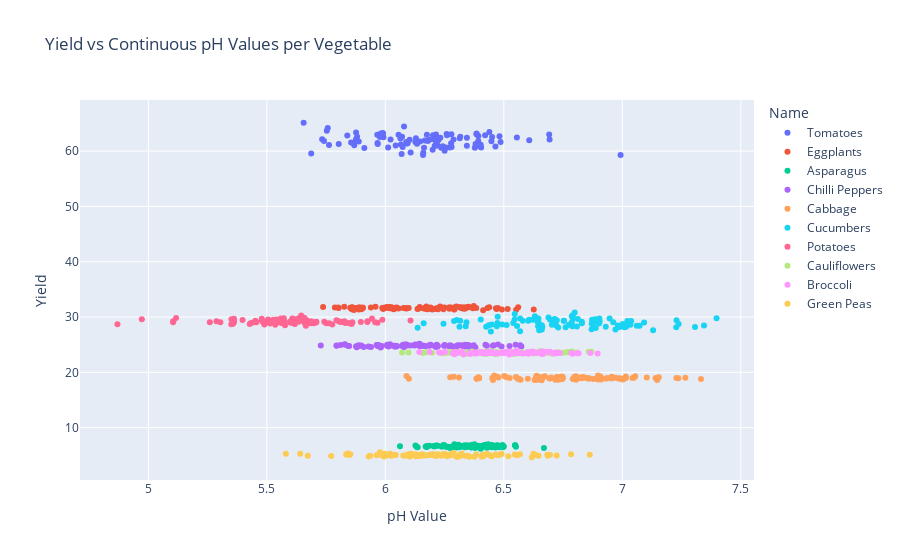

Here is the notebook cell this chart was saved with:
### Markdown cell above
#### pH and yield per vegetable

### Code cell
fig_scatter = px.scatter(
    veg_data, 
    x='pH', 
    y='Yield', 
    color='Name', 
    title='Yield vs Continuous pH Values per Vegetable',
    labels={'pH': 'pH Value', 'Yield': 'Yield'},
    hover_data=['Name', 'pH', 'Yield']
)

fig_scatter.show()

### Figure 1 — Plotly figure (JSON) as saved in the notebook; plotly's stock layout.template omitted (floating-point values rounded to 4 significant figures)
{"data": [{"customdata": [["Tomatoes"], ["Tomatoes"], ["Tomatoes"], ["Tomatoes"], ["Tomatoes"], ["Tomatoes"], ["Tomatoes"], ["Tomatoes"], ["Tomatoes"], ["Tomatoes"], ["Tomatoes"], ["Tomatoes"], ["Tomatoes"], ["Tomatoes"], ["Tomatoes"], ["Tomatoes"], ["Tomatoes"], ["Tomatoes"], ["Tomatoes"], ["Tomatoes"], ["Tomatoes"], ["Tomatoes"], ["Tomatoes"], ["Tomatoes"], ["Tomatoes"], ["Tomatoes"], ["Tomatoes"], ["Tomatoes"], ["Tomatoes"], ["Tomatoes"], ["Tomatoes"], ["Tomatoes"], ["Tomatoes"], ["Tomatoes"], ["Tomatoes"], ["Tomatoes"], ["Tomatoes"], ["Tomatoes"], ["Tomatoes"], ["Tomatoes"], ["Tomatoes"], ["Tomatoes"], ["Tomatoes"], ["Tomatoes"], ["Tomatoes"], ["Tomatoes"], ["Tomatoes"], ["Tomatoes"], ["Tomatoes"], ["Tomatoes"], ["Tomatoes"], ["Tomatoes"], ["Tomatoes"], ["Tomatoes"], ["Tomatoes"], ["Tomatoes"], ["Tomatoes"], ["Tomatoes"], ["Tomatoes"], ["Tomatoes"], ["Tomatoes"], ["Tomatoes"], ["Tomatoes"], ["Tomatoes"], ["Tomatoes"], ["Tomatoes"], ["Tomatoes"], ["Tomatoes"], ["Tomatoes"], ["Tomatoes"], ["Tomatoes"], ["Tomatoes"], ["Tomatoes"], ["Tomatoes"], ["Tomatoes"], ["Tomatoes"], ["Tomatoes"], ["Tomatoes"], ["Tomatoes"], ["Tomatoes"], ["Tomatoes"], ["Tomatoes"], ["Tomatoes"], ["Tomatoes"], ["Tomatoes"], ["Tomatoes"], ["Tomatoes"], ["Tomatoes"], ["Tomatoes"], ["Tomatoes"], ["Tomatoes"], ["Tomatoes"], ["Tomatoes"], ["Tomatoes"], ["Tomatoes"], ["Tomatoes"], ["Tomatoes"], ["Tomatoes"], ["Tomatoes"], ["Tomatoes"]], "hovertemplate": "Name=%{customdata[0]}<br>pH Value=%{x}<br>Yield=%{y}<extra></extra>", "legendgroup": "Tomatoes", "marker": {"color": "#636efa", "symbol": "circle"}, "mode": "markers", "name": "Tomatoes", "orientation": "v", "showlegend": true, "type": "scatter", "x": [6.272, 6.378, 6.094, 6.402, 5.803, 5.872, 6.071, 5.967, 6.056, 6.088, 6.396, 6.2, 6.079, 6.393, 6.066, 6.993, 6.465, 6.127, 6.201, 6.486, 6.451, 6.022, 6.387, 6.439, 6.069, 6.102, 6.691, 6.012, 5.839, 5.992, 5.98, 6.421, 6.482, 5.876, 6.16, 6.607, 6.236, 6.205, 6.279, 6.186, 6.215, 6.214, 6.278, 6.163, 6.242, 6.314, 6.219, 6.22, 6.159, 6.213, 6.091, 6.28, 6.288, 6.385, 5.733, 5.877, 6.044, 6.392, 6.693, 6.26, 6.259, 5.753, 5.762, 5.977, 6.129, 5.888, 5.741, 6.179, 5.99, 5.968, 6.219, 6.208, 5.869, 6.175, 5.655, 5.757, 6.133, 5.856, 6.256, 6.223, 5.881, 6.385, 5.966, 6.064, 6.232, 6.146, 6.25, 5.989, 6.073, 6.344, 6.107, 5.911, 6.316, 5.687, 6.344, 6.381, 6.404, 6.167, 6.555, 6.448], "xaxis": "x", "y": [60.65, 60.62, 61.4, 61.13, 61.26, 61.62, 62.58, 61.48, 62.96, 61.67, 60.97, 60.24, 64.45, 62.72, 61.19, 59.3, 60.84, 61.65, 62.86, 61.62, 62.53, 62.11, 61.23, 63.48, 59.47, 62.05, 63.02, 60.66, 62.82, 62.52, 63.17, 62.89, 62.69, 62.14, 59.69, 61.98, 60.59, 62.14, 63.06, 62.05, 62.23, 62.98, 61.43, 60.59, 60.87, 62.34, 62.02, 61.03, 59.3, 61.22, 61.36, 60.74, 62.08, 63.03, 62.13, 63.37, 61.02, 61.81, 62.08, 62.88, 63.08, 63.66, 61.12, 62.55, 62.31, 61.74, 61.83, 61.81, 63.13, 61.31, 62.4, 60.92, 61.04, 62.96, 65.13, 64.18, 61.34, 61.56, 60.67, 61.98, 62.6, 63.2, 62.96, 62.28, 62.42, 61.75, 60.05, 63.26, 60.76, 62.41, 59.77, 60.56, 62.58, 59.56, 60.96, 61.28, 60.64, 61.92, 62.44, 61.79], "yaxis": "y"}, {"customdata": [["Eggplants"], ["Eggplants"], ["Eggplants"], ["Eggplants"], ["Eggplants"], ["Eggplants"], ["Eggplants"], ["Eggplants"], ["Eggplants"], ["Eggplants"], ["Eggplants"], ["Eggplants"], ["Eggplants"], ["Eggplants"], ["Eggplants"], ["Eggplants"], ["Eggplants"], ["Eggplants"], ["Eggplants"], ["Eggplants"], ["Eggplants"], ["Eggplants"], ["Eggplants"], ["Eggplants"], ["Eggplants"], ["Eggplants"], ["Eggplants"], ["Eggplants"], ["Eggplants"], ["Eggplants"], ["Eggplants"], ["Eggplants"], ["Eggplants"], ["Eggplants"], ["Eggplants"], ["Eggplants"], ["Eggplants"], ["Eggplants"], ["Eggplants"], ["Eggplants"], ["Eggplants"], ["Eggplants"], ["Eggplants"], ["Eggplants"], ["Eggplants"], ["Eggplants"], ["Eggplants"], ["Eggplants"], ["Eggplants"], ["Eggplants"], ["Eggplants"], ["Eggplants"], ["Eggplants"], ["Eggplants"], ["Eggplants"], ["Eggplants"], ["Eggplants"], ["Eggplants"], ["Eggplants"], ["Eggplants"], ["Eggplants"], ["Eggplants"], ["Eggplants"], ["Eggplants"], ["Eggplants"], ["Eggplants"], ["Eggplants"], ["Eggplants"], ["Eggplants"], ["Eggplants"], ["Eggplants"], ["Eggplants"], ["Eggplants"], ["Eggplants"], ["Eggplants"], ["Eggplants"], ["Eggplants"], ["Eggplants"], ["Eggplants"], ["Eggplants"], ["Eggplants"], ["Eggplants"], ["Eggplants"], ["Eggplants"], ["Eggplants"], ["Eggplants"], ["Eggplants"], ["Eggplants"], ["Eggplants"], ["Eggplants"], ["Eggplants"], ["Eggplants"], ["Eggplants"], ["Eggplants"], ["Eggplants"], ["Eggplants"], ["Eggplants"], ["Eggplants"], ["Eggplants"], ["Eggplants"]], "hovertemplate": "Name=%{customdata[0]}<br>pH Value=%{x}<br>Yield=%{y}<extra></extra>", "legendgroup": "Eggplants", "marker": {"color": "#EF553B", "symbol": "circle"}, "mode": "markers", "name": "Eggplants", "orientation": "v", "showlegend": true, "type": "scatter", "x": [5.86, 5.894, 6.431, 5.991, 6.319, 6.335, 6.148, 5.826, 6.048, 6.035, 6.216, 6.056, 6.145, 6.208, 5.899, 6.561, 5.887, 6.027, 6.25, 5.958, 6.022, 5.996, 6.326, 6.351, 6.373, 6.038, 6.271, 6.291, 6.192, 5.853, 6.413, 6.438, 5.906, 6.173, 6.222, 6.018, 6.183, 6.47, 5.987, 6.165, 6.22, 5.859, 5.939, 6.136, 5.852, 6.177, 6.516, 5.871, 5.992, 6.373, 6.27, 6.384, 6.015, 6.198, 6.14, 6.093, 6.226, 6.005, 6.039, 6.552, 5.803, 5.887, 6.045, 6.192, 6.369, 6.28, 6.29, 6.087, 5.904, 6.036, 6.347, 6.012, 6.099, 6.245, 5.737, 6.168, 6.492, 6.475, 5.888, 6.312, 6.231, 5.875, 6.081, 6.467, 6.19, 6.346, 5.867, 6.021, 6.3, 6.077, 6.331, 6.317, 6.169, 6.218, 6.289, 5.787, 5.801, 6.626, 6.245, 5.86], "xaxis": "x", "y": [31.78, 31.7, 31.64, 31.46, 31.72, 31.49, 31.62, 31.88, 31.73, 31.39, 31.49, 31.55, 31.8, 31.49, 31.42, 31.79, 31.66, 31.76, 31.75, 31.85, 31.6, 31.64, 31.53, 31.85, 31.79, 31.57, 31.76, 31.34, 31.58, 31.62, 31.21, 31.77, 31.62, 31.89, 31.41, 31.84, 31.52, 31.44, 31.65, 31.48, 31.64, 31.39, 31.74, 31.43, 31.67, 31.42, 31.45, 31.6, 31.69, 31.97, 31.51, 31.65, 31.72, 31.37, 31.53, 31.59, 31.66, 31.83, 31.57, 31.34, 31.64, 31.36, 31.69, 31.58, 31.6, 31.68, 31.74, 31.55, 31.72, 31.46, 31.72, 31.63, 31.65, 31.69, 31.83, 31.63, 31.36, 31.62, 31.71, 31.79, 31.89, 31.62, 31.62, 31.59, 31.74, 31.81, 31.27, 31.57, 31.89, 31.62, 31.77, 31.71, 31.62, 31.48, 31.41, 31.73, 31.71, 31.35, 31.4, 31.73], "yaxis": "y"}, {"customdata": [["Asparagus"], ["Asparagus"], ["Asparagus"], ["Asparagus"], ["Asparagus"], ["Asparagus"], ["Asparagus"], ["Asparagus"], ["Asparagus"], ["Asparagus"], ["Asparagus"], ["Asparagus"], ["Asparagus"], ["Asparagus"], ["Asparagus"], ["Asparagus"], ["Asparagus"], ["Asparagus"], ["Asparagus"], ["Asparagus"], ["Asparagus"], ["Asparagus"], ["Asparagus"], ["Asparagus"], ["Asparagus"], ["Asparagus"], ["Asparagus"], ["Asparagus"], ["Asparagus"], ["Asparagus"], ["Asparagus"], ["Asparagus"], ["Asparagus"], ["Asparagus"], ["Asparagus"], ["Asparagus"], ["Asparagus"], ["Asparagus"], ["Asparagus"], ["Asparagus"], ["Asparagus"], ["Asparagus"], ["Asparagus"], ["Asparagus"], ["Asparagus"], ["Asparagus"], ["Asparagus"], ["Asparagus"], ["Asparagus"], ["Asparagus"], ["Asparagus"], ["Asparagus"], ["Asparagus"], ["Asparagus"], ["Asparagus"], ["Asparagus"], ["Asparagus"], ["Asparagus"], ["Asparagus"], ["Asparagus"], ["Asparagus"], ["Asparagus"], ["Asparagus"], ["Asparagus"], ["Asparagus"], ["Asparagus"], ["Asparagus"], ["Asparagus"], ["Asparagus"], ["Asparagus"], ["Asparagus"], ["Asparagus"], ["Asparagus"], ["Asparagus"], ["Asparagus"], ["Asparagus"], ["Asparagus"], ["Asparagus"], ["Asparagus"], ["Asparagus"], ["Asparagus"], ["Asparagus"], ["Asparagus"], ["Asparagus"], ["Asparagus"], ["Asparagus"], ["Asparagus"], ["Asparagus"], ["Asparagus"], ["Asparagus"], ["Asparagus"], ["Asparagus"], ["Asparagus"], ["Asparagus"], ["Asparagus"], ["Asparagus"], ["Asparagus"], ["Asparagus"], ["Asparagus"], ["Asparagus"]], "hovertemplate": "Name=%{customdata[0]}<br>pH Value=%{x}<br>Yield=%{y}<extra></extra>", "legendgroup": "Asparagus", "marker": {"color": "#00cc96", "symbol": "circle"}, "mode": "markers", "name": "Asparagus", "orientation": "v", "showlegend": true, "type": "scatter", "x": [6.333, 6.316, 6.547, 6.333, 6.221, 6.472, 6.136, 6.341, 6.176, 6.417, 6.449, 6.254, 6.482, 6.456, 6.204, 6.471, 6.291, 6.373, 6.362, 6.362, 6.365, 6.341, 6.434, 6.312, 6.335, 6.305, 6.175, 6.429, 6.291, 6.392, 6.407, 6.258, 6.276, 6.187, 6.453, 6.448, 6.309, 6.309, 6.478, 6.402, 6.343, 6.494, 6.364, 6.368, 6.336, 6.423, 6.468, 6.295, 6.5, 6.421, 6.237, 6.362, 6.3, 6.551, 6.342, 6.249, 6.304, 6.062, 6.302, 6.376, 6.416, 6.24, 6.409, 6.322, 6.288, 6.301, 6.332, 6.451, 6.32, 6.399, 6.289, 6.345, 6.496, 6.431, 6.48, 6.266, 6.462, 6.131, 6.216, 6.17, 6.374, 6.379, 6.294, 6.384, 6.464, 6.211, 6.431, 6.548, 6.268, 6.404, 6.669, 6.175, 6.273, 6.276, 6.245, 6.425, 6.376, 6.206, 6.127, 6.309], "xaxis": "x", "y": [6.612, 6.591, 6.832, 6.627, 6.744, 6.838, 6.458, 6.565, 6.671, 6.608, 6.803, 6.648, 6.438, 6.679, 6.668, 6.558, 6.558, 6.825, 6.393, 6.845, 6.615, 6.577, 7.011, 6.45, 6.45, 6.612, 6.52, 6.382, 7.012, 6.724, 6.664, 6.519, 6.442, 6.731, 6.497, 6.473, 6.596, 6.9, 6.603, 6.181, 6.682, 6.88, 6.577, 6.733, 6.785, 6.903, 6.789, 6.516, 6.571, 6.692, 6.615, 6.459, 6.597, 6.548, 6.523, 6.811, 6.739, 6.657, 6.727, 6.576, 6.82, 6.596, 6.597, 6.603, 6.621, 6.429, 6.776, 6.842, 6.631, 6.646, 6.701, 6.822, 6.452, 6.704, 6.708, 6.504, 6.614, 6.569, 6.761, 6.603, 6.621, 6.335, 6.693, 6.575, 6.405, 6.742, 6.757, 6.831, 6.489, 6.293, 6.324, 6.599, 6.315, 6.392, 6.855, 6.641, 6.992, 6.59, 6.784, 6.821], "yaxis": "y"}, {"customdata": [["Chilli Peppers"], ["Chilli Peppers"], ["Chilli Peppers"], ["Chilli Peppers"], ["Chilli Peppers"], ["Chilli Peppers"], ["Chilli Peppers"], ["Chilli Peppers"], ["Chilli Peppers"], ["Chilli Peppers"], ["Chilli Peppers"], ["Chilli Peppers"], ["Chilli Peppers"], ["Chilli Peppers"], ["Chilli Peppers"], ["Chilli Peppers"], ["Chilli Peppers"], ["Chilli Peppers"], ["Chilli Peppers"], ["Chilli Peppers"], ["Chilli Peppers"], ["Chilli Peppers"], ["Chilli Peppers"], ["Chilli Peppers"], ["Chilli Peppers"], ["Chilli Peppers"], ["Chilli Peppers"], ["Chilli Peppers"], ["Chilli Peppers"], ["Chilli Peppers"], ["Chilli Peppers"], ["Chilli Peppers"], ["Chilli Peppers"], ["Chilli Peppers"], ["Chilli Peppers"], ["Chilli Peppers"], ["Chilli Peppers"], ["Chilli Peppers"], ["Chilli Peppers"], ["Chilli Peppers"], ["Chilli Peppers"], ["Chilli Peppers"], ["Chilli Peppers"], ["Chilli Peppers"], ["Chilli Peppers"], ["Chilli Peppers"], ["Chilli Peppers"], ["Chilli Peppers"], ["Chilli Peppers"], ["Chilli Peppers"], ["Chilli Peppers"], ["Chilli Peppers"], ["Chilli Peppers"], ["Chilli Peppers"], ["Chilli Peppers"], ["Chilli Peppers"], ["Chilli Peppers"], ["Chilli Peppers"], ["Chilli Peppers"], ["Chilli Peppers"], ["Chilli Peppers"], ["Chilli Peppers"], ["Chilli Peppers"], ["Chilli Peppers"], ["Chilli Peppers"], ["Chilli Peppers"], ["Chilli Peppers"], ["Chilli Peppers"], ["Chilli Peppers"], ["Chilli Peppers"], ["Chilli Peppers"], ["Chilli Peppers"], ["Chilli Peppers"], ["Chilli Peppers"], ["Chilli Peppers"], ["Chilli Peppers"], ["Chilli Peppers"], ["Chilli Peppers"], ["Chilli Peppers"], ["Chilli Peppers"], ["Chilli Peppers"], ["Chilli Peppers"], ["Chilli Peppers"], ["Chilli Peppers"], ["Chilli Peppers"], ["Chilli Peppers"], ["Chilli Peppers"], ["Chilli Peppers"], ["Chilli Peppers"], ["Chilli Peppers"], ["Chilli Peppers"], ["Chilli Peppers"], ["Chilli Peppers"], ["Chilli Peppers"], ["Chilli Peppers"], ["Chilli Peppers"], ["Chilli Peppers"], ["Chilli Peppers"], ["Chilli Peppers"], ["Chilli Peppers"]], "hovertemplate": "Name=%{customdata[0]}<br>pH Value=%{x}<br>Yield=%{y}<extra></extra>", "legendgroup": "Chilli Peppers", "marker": {"color": "#ab63fa", "symbol": "circle"}, "mode": "markers", "name": "Chilli Peppers", "orientation": "v", "showlegend": true, "type": "scatter", "x": [6.04, 6.338, 5.794, 6.214, 5.963, 6.014, 5.967, 6.333, 6.315, 6.191, 6.25, 6.35, 6.147, 6.369, 5.811, 6.491, 6.475, 6.126, 6.422, 6.074, 6.073, 6.454, 5.876, 6.072, 6.273, 6.159, 6.089, 5.829, 5.899, 6.124, 6.55, 6.38, 6.008, 5.939, 6.331, 6.209, 5.847, 6.335, 6.041, 6.049, 6.279, 5.967, 6.17, 6.338, 6.457, 6.355, 6.524, 6.185, 6.305, 6.145, 6.043, 5.843, 6.093, 6.291, 6.078, 5.795, 5.881, 6.032, 5.929, 6.144, 6.14, 6.01, 6.269, 6.163, 6.25, 6.373, 6.283, 5.728, 5.892, 6.221, 5.985, 6.328, 6.349, 6.217, 6.079, 6.35, 6.084, 6.15, 6.02, 6.354, 6.574, 6.248, 6.569, 6.187, 6.211, 6.08, 6.252, 5.887, 6.141, 6.323, 6.298, 5.831, 5.972, 5.879, 6.221, 5.909, 5.98, 6.048, 6.429, 6.107], "xaxis": "x", "y": [24.83, 24.66, 24.79, 24.59, 24.94, 24.69, 24.86, 24.83, 24.91, 25.0, 24.93, 24.94, 24.8, 24.78, 24.93, 24.69, 25.04, 25.05, 24.97, 25.01, 24.71, 24.79, 24.7, 24.8, 24.89, 24.8, 25.03, 25.07, 24.86, 24.85, 25.0, 24.5, 24.98, 24.59, 24.85, 24.7, 24.76, 24.82, 24.63, 24.69, 24.72, 24.75, 24.72, 24.97, 24.91, 24.67, 24.77, 24.89, 24.91, 24.77, 24.78, 24.74, 24.85, 24.66, 24.54, 24.84, 24.63, 24.79, 24.68, 25.16, 25.09, 24.78, 24.72, 24.8, 24.84, 24.89, 24.63, 24.83, 24.81, 24.73, 24.76, 24.72, 24.86, 24.97, 24.66, 24.62, 25.04, 24.96, 25.09, 24.72, 24.67, 24.81, 24.9, 24.82, 24.81, 25.0, 24.86, 24.89, 24.94, 24.87, 24.4, 25.0, 24.93, 24.54, 24.74, 24.57, 24.49, 24.78, 24.82, 24.84], "yaxis": "y"}, {"customdata": [["Cabbage"], ["Cabbage"], ["Cabbage"], ["Cabbage"], ["Cabbage"], ["Cabbage"], ["Cabbage"], ["Cabbage"], ["Cabbage"], ["Cabbage"], ["Cabbage"], ["Cabbage"], ["Cabbage"], ["Cabbage"], ["Cabbage"], ["Cabbage"], ["Cabbage"], ["Cabbage"], ["Cabbage"], ["Cabbage"], ["Cabbage"], ["Cabbage"], ["Cabbage"], ["Cabbage"], ["Cabbage"], ["Cabbage"], ["Cabbage"], ["Cabbage"], ["Cabbage"], ["Cabbage"], ["Cabbage"], ["Cabbage"], ["Cabbage"], ["Cabbage"], ["Cabbage"], ["Cabbage"], ["Cabbage"], ["Cabbage"], ["Cabbage"], ["Cabbage"], ["Cabbage"], ["Cabbage"], ["Cabbage"], ["Cabbage"], ["Cabbage"], ["Cabbage"], ["Cabbage"], ["Cabbage"], ["Cabbage"], ["Cabbage"], ["Cabbage"], ["Cabbage"], ["Cabbage"], ["Cabbage"], ["Cabbage"], ["Cabbage"], ["Cabbage"], ["Cabbage"], ["Cabbage"], ["Cabbage"], ["Cabbage"], ["Cabbage"], ["Cabbage"], ["Cabbage"], ["Cabbage"], ["Cabbage"], ["Cabbage"], ["Cabbage"], ["Cabbage"], ["Cabbage"], ["Cabbage"], ["Cabbage"], ["Cabbage"], ["Cabbage"], ["Cabbage"], ["Cabbage"], ["Cabbage"], ["Cabbage"], ["Cabbage"], ["Cabbage"], ["Cabbage"], ["Cabbage"], ["Cabbage"], ["Cabbage"], ["Cabbage"], ["Cabbage"], ["Cabbage"], ["Cabbage"], ["Cabbage"], ["Cabbage"], ["Cabbage"], ["Cabbage"], ["Cabbage"], ["Cabbage"], ["Cabbage"], ["Cabbage"], ["Cabbage"], ["Cabbage"], ["Cabbage"], ["Cabbage"]], "hovertemplate": "Name=%{customdata[0]}<br>pH Value=%{x}<br>Yield=%{y}<extra></extra>", "legendgroup": "Cabbage", "marker": {"color": "#FFA15A", "symbol": "circle"}, "mode": "markers", "name": "Cabbage", "orientation": "v", "showlegend": true, "type": "scatter", "x": [6.385, 6.749, 6.395, 6.911, 6.939, 6.692, 6.477, 6.646, 6.725, 6.742, 6.936, 6.736, 6.639, 6.791, 6.822, 6.571, 6.831, 7.332, 6.955, 7.141, 6.564, 6.729, 6.472, 6.501, 7.266, 6.89, 6.655, 7.006, 6.651, 6.908, 6.898, 6.525, 7.051, 6.959, 6.66, 7.154, 6.909, 6.834, 6.641, 7.014, 6.274, 6.7, 6.986, 6.454, 6.973, 6.565, 6.551, 6.695, 6.808, 6.665, 6.636, 6.311, 6.858, 7.147, 6.72, 7.001, 6.878, 6.63, 6.901, 6.396, 7.148, 6.561, 6.749, 6.828, 6.732, 6.459, 6.805, 6.717, 7.236, 6.741, 6.86, 6.558, 7.015, 6.897, 7.103, 6.849, 6.511, 6.658, 6.099, 6.393, 6.385, 6.288, 6.805, 7.043, 7.054, 6.956, 6.745, 6.601, 7.149, 6.451, 7.228, 6.746, 6.396, 6.93, 6.839, 6.898, 6.798, 6.089, 6.672, 6.991], "xaxis": "x", "y": [18.88, 18.9, 18.99, 18.7, 18.92, 18.92, 19.08, 19.01, 19.15, 19.18, 18.94, 19.06, 19.38, 18.81, 19.09, 18.66, 19.03, 18.79, 19.22, 18.97, 18.77, 18.65, 19.22, 19.36, 19.03, 18.89, 18.65, 18.8, 19.14, 19.24, 18.72, 18.98, 19.08, 19.0, 18.59, 19.1, 19.01, 19.17, 18.66, 19.25, 19.12, 19.07, 18.82, 18.62, 19.02, 18.81, 19.14, 18.88, 18.9, 19.1, 19.23, 19.06, 18.86, 18.6, 19.05, 18.71, 18.78, 18.61, 18.94, 18.93, 18.94, 18.88, 19.13, 18.92, 18.81, 19.44, 19.29, 18.66, 18.94, 18.76, 18.91, 18.91, 19.0, 18.99, 19.08, 18.98, 19.11, 18.94, 18.82, 19.12, 18.85, 19.19, 18.66, 18.96, 19.28, 18.9, 18.81, 18.86, 18.99, 18.98, 18.97, 19.25, 19.03, 18.86, 19.08, 19.43, 19.2, 19.33, 19.28, 18.95], "yaxis": "y"}, {"customdata": [["Cucumbers"], ["Cucumbers"], ["Cucumbers"], ["Cucumbers"], ["Cucumbers"], ["Cucumbers"], ["Cucumbers"], ["Cucumbers"], ["Cucumbers"], ["Cucumbers"], ["Cucumbers"], ["Cucumbers"], ["Cucumbers"], ["Cucumbers"], ["Cucumbers"], ["Cucumbers"], ["Cucumbers"], ["Cucumbers"], ["Cucumbers"], ["Cucumbers"], ["Cucumbers"], ["Cucumbers"], ["Cucumbers"], ["Cucumbers"], ["Cucumbers"], ["Cucumbers"], ["Cucumbers"], ["Cucumbers"], ["Cucumbers"], ["Cucumbers"], ["Cucumbers"], ["Cucumbers"], ["Cucumbers"], ["Cucumbers"], ["Cucumbers"], ["Cucumbers"], ["Cucumbers"], ["Cucumbers"], ["Cucumbers"], ["Cucumbers"], ["Cucumbers"], ["Cucumbers"], ["Cucumbers"], ["Cucumbers"], ["Cucumbers"], ["Cucumbers"], ["Cucumbers"], ["Cucumbers"], ["Cucumbers"], ["Cucumbers"], ["Cucumbers"], ["Cucumbers"], ["Cucumbers"], ["Cucumbers"], ["Cucumbers"], ["Cucumbers"], ["Cucumbers"], ["Cucumbers"], ["Cucumbers"], ["Cucumbers"], ["Cucumbers"], ["Cucumbers"], ["Cucumbers"], ["Cucumbers"], ["Cucumbers"], ["Cucumbers"], ["Cucumbers"], ["Cucumbers"], ["Cucumbers"], ["Cucumbers"], ["Cucumbers"], ["Cucumbers"], ["Cucumbers"], ["Cucumbers"], ["Cucumbers"], ["Cucumbers"], ["Cucumbers"], ["Cucumbers"], ["Cucumbers"], ["Cucumbers"], ["Cucumbers"], ["Cucumbers"], ["Cucumbers"], ["Cucumbers"], ["Cucumbers"], ["Cucumbers"], ["Cucumbers"], ["Cucumbers"], ["Cucumbers"], ["Cucumbers"], ["Cucumbers"], ["Cucumbers"], ["Cucumbers"], ["Cucumbers"], ["Cucumbers"], ["Cucumbers"], ["Cucumbers"], ["Cucumbers"], ["Cucumbers"], ["Cucumbers"]], "hovertemplate": "Name=%{customdata[0]}<br>pH Value=%{x}<br>Yield=%{y}<extra></extra>", "legendgroup": "Cucumbers", "marker": {"color": "#19d3f3", "symbol": "circle"}, "mode": "markers", "name": "Cucumbers", "orientation": "v", "showlegend": true, "type": "scatter", "x": [7.016, 6.729, 6.829, 7.002, 6.649, 6.696, 6.449, 6.754, 6.711, 6.792, 6.715, 6.63, 7.13, 6.887, 6.313, 6.29, 6.66, 6.93, 6.983, 6.808, 6.136, 6.789, 6.642, 6.512, 6.962, 7.021, 6.799, 6.87, 6.829, 6.58, 7.228, 6.905, 6.878, 6.426, 7.061, 7.307, 6.162, 6.546, 6.403, 7.229, 7.345, 6.316, 6.473, 6.301, 6.903, 6.774, 6.871, 7.034, 6.902, 6.569, 6.622, 6.707, 7.398, 6.689, 6.556, 6.645, 6.872, 6.607, 6.245, 6.569, 6.47, 6.946, 6.787, 6.787, 6.646, 6.753, 6.474, 6.662, 6.631, 7.238, 6.493, 6.437, 6.981, 6.971, 7.038, 6.641, 6.342, 6.761, 6.603, 6.724, 6.546, 6.888, 7.009, 6.646, 6.813, 6.445, 6.339, 7.073, 6.644, 6.66, 7.092, 6.652, 6.722, 7.007, 6.703, 6.54, 6.654, 6.989, 6.791, 6.885], "xaxis": "x", "y": [28.24, 28.09, 29.15, 28.73, 27.63, 29.5, 28.67, 29.34, 29.51, 29.78, 29.65, 29.64, 27.62, 29.13, 28.26, 29.27, 28.53, 28.25, 28.36, 28.28, 28.05, 28.33, 29.14, 28.55, 29.04, 29.3, 30.84, 27.77, 28.87, 29.33, 28.17, 29.14, 28.25, 28.26, 28.44, 28.19, 28.86, 29.57, 29.56, 29.43, 28.47, 29.35, 28.93, 29.46, 29.73, 28.6, 28.78, 28.63, 28.85, 29.71, 29.5, 28.92, 29.8, 29.9, 28.37, 28.32, 29.52, 29.5, 28.78, 27.42, 28.35, 29.72, 29.07, 30.16, 29.23, 29.31, 30.07, 28.24, 30.16, 28.75, 28.66, 28.53, 28.47, 27.76, 29.3, 29.41, 29.05, 28.16, 29.31, 29.42, 30.55, 28.0, 28.17, 29.74, 29.63, 27.39, 28.32, 28.41, 29.2, 27.73, 29.02, 27.71, 28.41, 28.53, 28.62, 28.93, 28.05, 28.2, 30.33, 29.6], "yaxis": "y"}, {"customdata": [["Potatoes"], ["Potatoes"], ["Potatoes"], ["Potatoes"], ["Potatoes"], ["Potatoes"], ["Potatoes"], ["Potatoes"], ["Potatoes"], ["Potatoes"], ["Potatoes"], ["Potatoes"], ["Potatoes"], ["Potatoes"], ["Potatoes"], ["Potatoes"], ["Potatoes"], ["Potatoes"], ["Potatoes"], ["Potatoes"], ["Potatoes"], ["Potatoes"], ["Potatoes"], ["Potatoes"], ["Potatoes"], ["Potatoes"], ["Potatoes"], ["Potatoes"], ["Potatoes"], ["Potatoes"], ["Potatoes"], ["Potatoes"], ["Potatoes"], ["Potatoes"], ["Potatoes"], ["Potatoes"], ["Potatoes"], ["Potatoes"], ["Potatoes"], ["Potatoes"], ["Potatoes"], ["Potatoes"], ["Potatoes"], ["Potatoes"], ["Potatoes"], ["Potatoes"], ["Potatoes"], ["Potatoes"], ["Potatoes"], ["Potatoes"], ["Potatoes"], ["Potatoes"], ["Potatoes"], ["Potatoes"], ["Potatoes"], ["Potatoes"], ["Potatoes"], ["Potatoes"], ["Potatoes"], ["Potatoes"], ["Potatoes"], ["Potatoes"], ["Potatoes"], ["Potatoes"], ["Potatoes"], ["Potatoes"], ["Potatoes"], ["Potatoes"], ["Potatoes"], ["Potatoes"], ["Potatoes"], ["Potatoes"], ["Potatoes"], ["Potatoes"], ["Potatoes"], ["Potatoes"], ["Potatoes"], ["Potatoes"], ["Potatoes"], ["Potatoes"], ["Potatoes"], ["Potatoes"], ["Potatoes"], ["Potatoes"], ["Potatoes"], ["Potatoes"], ["Potatoes"], ["Potatoes"], ["Potatoes"], ["Potatoes"], ["Potatoes"], ["Potatoes"], ["Potatoes"], ["Potatoes"], ["Potatoes"], ["Potatoes"], ["Potatoes"], ["Potatoes"], ["Potatoes"], ["Potatoes"]], "hovertemplate": "Name=%{customdata[0]}<br>pH Value=%{x}<br>Yield=%{y}<extra></extra>", "legendgroup": "Potatoes", "marker": {"color": "#FF6692", "symbol": "circle"}, "mode": "markers", "name": "Potatoes", "orientation": "v", "showlegend": true, "type": "scatter", "x": [5.49, 5.607, 5.751, 5.397, 5.36, 5.598, 5.485, 5.496, 5.667, 5.665, 5.428, 5.764, 5.432, 5.456, 5.304, 5.685, 5.485, 5.666, 5.565, 5.614, 5.633, 5.708, 4.972, 5.925, 5.35, 5.614, 5.643, 5.967, 5.624, 5.577, 5.828, 5.535, 5.957, 5.608, 5.6, 5.776, 5.105, 5.259, 5.794, 5.742, 5.513, 5.547, 5.532, 5.287, 5.618, 5.708, 5.542, 5.602, 6.106, 5.634, 5.861, 5.611, 5.944, 5.539, 5.805, 5.572, 5.924, 5.645, 5.362, 5.539, 5.661, 5.55, 5.478, 5.858, 5.574, 5.658, 5.81, 5.451, 5.479, 5.661, 5.642, 5.53, 5.831, 5.844, 5.117, 5.446, 5.568, 5.56, 5.687, 5.698, 5.614, 5.357, 5.569, 5.559, 5.987, 5.689, 5.104, 5.686, 5.361, 5.562, 5.621, 5.505, 4.869, 5.815, 5.897, 5.527, 5.708, 5.35, 5.514, 5.485], "xaxis": "x", "y": [28.63, 29.76, 28.88, 29.46, 29.31, 29.15, 29.12, 29.0, 29.41, 28.42, 28.76, 28.89, 28.91, 29.05, 29.05, 28.89, 29.04, 29.4, 28.96, 29.63, 29.15, 29.16, 29.61, 29.23, 29.58, 29.02, 29.38, 28.99, 29.48, 28.51, 29.26, 28.61, 29.06, 29.07, 28.97, 28.66, 29.26, 29.05, 29.42, 29.16, 28.96, 29.05, 29.2, 29.23, 28.75, 29.09, 29.47, 29.28, 29.38, 29.78, 29.05, 28.89, 29.73, 29.06, 29.2, 29.76, 29.11, 30.28, 29.09, 29.56, 29.48, 29.39, 29.71, 28.72, 29.17, 29.86, 29.17, 29.33, 29.35, 28.89, 29.31, 29.24, 28.92, 28.93, 29.84, 29.07, 29.01, 29.5, 29.22, 28.9, 29.08, 28.78, 28.88, 29.74, 29.5, 28.98, 29.04, 29.06, 29.69, 28.92, 29.34, 29.55, 28.69, 29.1, 29.09, 29.49, 29.01, 28.71, 28.85, 29.15], "yaxis": "y"}, {"customdata": [["Cauliflowers"], ["Cauliflowers"], ["Cauliflowers"], ["Cauliflowers"], ["Cauliflowers"], ["Cauliflowers"], ["Cauliflowers"], ["Cauliflowers"], ["Cauliflowers"], ["Cauliflowers"], ["Cauliflowers"], ["Cauliflowers"], ["Cauliflowers"], ["Cauliflowers"], ["Cauliflowers"], ["Cauliflowers"], ["Cauliflowers"], ["Cauliflowers"], ["Cauliflowers"], ["Cauliflowers"], ["Cauliflowers"], ["Cauliflowers"], ["Cauliflowers"], ["Cauliflowers"], ["Cauliflowers"], ["Cauliflowers"], ["Cauliflowers"], ["Cauliflowers"], ["Cauliflowers"], ["Cauliflowers"], ["Cauliflowers"], ["Cauliflowers"], ["Cauliflowers"], ["Cauliflowers"], ["Cauliflowers"], ["Cauliflowers"], ["Cauliflowers"], ["Cauliflowers"], ["Cauliflowers"], ["Cauliflowers"], ["Cauliflowers"], ["Cauliflowers"], ["Cauliflowers"], ["Cauliflowers"], ["Cauliflowers"], ["Cauliflowers"], ["Cauliflowers"], ["Cauliflowers"], ["Cauliflowers"], ["Cauliflowers"], ["Cauliflowers"], ["Cauliflowers"], ["Cauliflowers"], ["Cauliflowers"], ["Cauliflowers"], ["Cauliflowers"], ["Cauliflowers"], ["Cauliflowers"], ["Cauliflowers"], ["Cauliflowers"], ["Cauliflowers"], ["Cauliflowers"], ["Cauliflowers"], ["Cauliflowers"], ["Cauliflowers"], ["Cauliflowers"], ["Cauliflowers"], ["Cauliflowers"], ["Cauliflowers"], ["Cauliflowers"], ["Cauliflowers"], ["Cauliflowers"], ["Cauliflowers"], ["Cauliflowers"], ["Cauliflowers"], ["Cauliflowers"], ["Cauliflowers"], ["Cauliflowers"], ["Cauliflowers"], ["Cauliflowers"], ["Cauliflowers"], ["Cauliflowers"], ["Cauliflowers"], ["Cauliflowers"], ["Cauliflowers"], ["Cauliflowers"], ["Cauliflowers"], ["Cauliflowers"], ["Cauliflowers"], ["Cauliflowers"], ["Cauliflowers"], ["Cauliflowers"], ["Cauliflowers"], ["Cauliflowers"], ["Cauliflowers"], ["Cauliflowers"], ["Cauliflowers"], ["Cauliflowers"], ["Cauliflowers"], ["Cauliflowers"]], "hovertemplate": "Name=%{customdata[0]}<br>pH Value=%{x}<br>Yield=%{y}<extra></extra>", "legendgroup": "Cauliflowers", "marker": {"color": "#B6E880", "symbol": "circle"}, "mode": "markers", "name": "Cauliflowers", "orientation": "v", "showlegend": true, "type": "scatter", "x": [6.499, 6.576, 6.173, 6.411, 6.737, 6.715, 6.31, 6.869, 6.425, 6.692, 6.459, 6.613, 6.529, 6.776, 6.355, 6.585, 6.157, 6.559, 6.418, 6.386, 6.278, 6.159, 6.634, 6.51, 6.423, 6.071, 6.376, 6.347, 6.447, 6.568, 6.476, 6.373, 6.659, 6.604, 6.445, 6.365, 6.422, 6.265, 6.659, 6.554, 6.245, 6.24, 6.489, 6.452, 6.637, 6.455, 6.649, 6.47, 6.343, 6.544, 6.404, 6.525, 6.546, 6.321, 6.254, 6.662, 6.766, 6.859, 6.625, 6.303, 6.806, 6.632, 6.666, 6.687, 6.351, 6.729, 6.434, 6.286, 6.789, 6.655, 6.098, 6.464, 6.472, 6.556, 6.752, 6.636, 6.495, 6.267, 6.462, 6.545, 6.655, 6.467, 6.356, 6.533, 6.343, 6.548, 6.707, 6.312, 6.62, 6.651, 6.418, 6.7, 6.427, 6.393, 6.197, 6.792, 6.464, 6.425, 6.586, 6.371], "xaxis": "x", "y": [23.49, 23.61, 23.63, 23.46, 23.54, 23.48, 23.53, 23.71, 23.66, 23.6, 23.48, 23.55, 23.41, 23.68, 23.49, 23.61, 23.52, 23.56, 23.36, 23.44, 23.67, 23.53, 23.49, 23.69, 23.56, 23.59, 23.46, 23.6, 23.62, 23.51, 23.38, 23.44, 23.51, 23.48, 23.79, 23.77, 23.46, 23.54, 23.64, 23.51, 23.52, 23.43, 23.59, 23.5, 23.58, 23.59, 23.65, 23.63, 23.38, 23.62, 23.61, 23.53, 23.53, 23.56, 23.57, 23.69, 23.63, 23.71, 23.42, 23.62, 23.6, 23.56, 23.66, 23.49, 23.44, 23.62, 23.45, 23.44, 23.79, 23.56, 23.59, 23.31, 23.62, 23.62, 23.53, 23.44, 23.46, 23.62, 23.53, 23.37, 23.42, 23.57, 23.48, 23.63, 23.53, 23.38, 23.38, 23.51, 23.5, 23.81, 23.6, 23.58, 23.37, 23.64, 23.55, 23.48, 23.55, 23.52, 23.51, 23.45], "yaxis": "y"}, {"customdata": [["Broccoli"], ["Broccoli"], ["Broccoli"], ["Broccoli"], ["Broccoli"], ["Broccoli"], ["Broccoli"], ["Broccoli"], ["Broccoli"], ["Broccoli"], ["Broccoli"], ["Broccoli"], ["Broccoli"], ["Broccoli"], ["Broccoli"], ["Broccoli"], ["Broccoli"], ["Broccoli"], ["Broccoli"], ["Broccoli"], ["Broccoli"], ["Broccoli"], ["Broccoli"], ["Broccoli"], ["Broccoli"], ["Broccoli"], ["Broccoli"], ["Broccoli"], ["Broccoli"], ["Broccoli"], ["Broccoli"], ["Broccoli"], ["Broccoli"], ["Broccoli"], ["Broccoli"], ["Broccoli"], ["Broccoli"], ["Broccoli"], ["Broccoli"], ["Broccoli"], ["Broccoli"], ["Broccoli"], ["Broccoli"], ["Broccoli"], ["Broccoli"], ["Broccoli"], ["Broccoli"], ["Broccoli"], ["Broccoli"], ["Broccoli"], ["Broccoli"], ["Broccoli"], ["Broccoli"], ["Broccoli"], ["Broccoli"], ["Broccoli"], ["Broccoli"], ["Broccoli"], ["Broccoli"], ["Broccoli"], ["Broccoli"], ["Broccoli"], ["Broccoli"], ["Broccoli"], ["Broccoli"], ["Broccoli"], ["Broccoli"], ["Broccoli"], ["Broccoli"], ["Broccoli"], ["Broccoli"], ["Broccoli"], ["Broccoli"], ["Broccoli"], ["Broccoli"], ["Broccoli"], ["Broccoli"], ["Broccoli"], ["Broccoli"], ["Broccoli"], ["Broccoli"], ["Broccoli"], ["Broccoli"], ["Broccoli"], ["Broccoli"], ["Broccoli"], ["Broccoli"], ["Broccoli"], ["Broccoli"], ["Broccoli"], ["Broccoli"], ["Broccoli"], ["Broccoli"], ["Broccoli"], ["Broccoli"], ["Broccoli"], ["Broccoli"], ["Broccoli"], ["Broccoli"], ["Broccoli"]], "hovertemplate": "Name=%{customdata[0]}<br>pH Value=%{x}<br>Yield=%{y}<extra></extra>", "legendgroup": "Broccoli", "marker": {"color": "#FF97FF", "symbol": "circle"}, "mode": "markers", "name": "Broccoli", "orientation": "v", "showlegend": true, "type": "scatter", "x": [6.438, 6.381, 6.513, 6.785, 6.484, 6.455, 6.383, 6.568, 6.187, 6.33, 6.419, 6.388, 6.544, 6.508, 6.143, 6.292, 6.567, 6.711, 6.72, 6.231, 6.641, 6.494, 6.712, 6.644, 6.815, 6.79, 6.695, 6.408, 6.733, 6.723, 6.704, 6.382, 6.535, 6.303, 6.468, 6.558, 6.434, 6.662, 6.504, 6.595, 6.605, 6.521, 6.896, 6.66, 6.527, 6.305, 6.381, 6.421, 6.809, 6.603, 6.471, 6.554, 6.68, 6.375, 6.556, 6.666, 6.401, 6.285, 6.6, 6.627, 6.661, 6.442, 6.712, 6.358, 6.285, 6.226, 6.415, 6.355, 6.556, 6.251, 6.865, 6.323, 6.296, 6.525, 6.605, 6.435, 6.523, 6.527, 6.505, 6.447, 6.44, 6.436, 6.556, 6.606, 6.624, 6.736, 6.25, 6.513, 6.386, 6.621, 6.579, 6.548, 6.515, 6.514, 6.498, 6.399, 6.662, 6.358, 6.447, 6.529], "xaxis": "x", "y": [23.67, 23.47, 23.71, 23.51, 23.49, 23.55, 23.43, 23.46, 23.69, 23.2, 23.6, 23.54, 23.54, 23.61, 23.68, 23.28, 23.51, 23.48, 23.61, 23.53, 23.48, 23.47, 23.44, 23.58, 23.44, 23.34, 23.7, 23.67, 23.48, 23.46, 23.47, 23.53, 23.42, 23.55, 23.4, 23.68, 23.51, 23.79, 23.5, 23.44, 23.57, 23.41, 23.42, 23.51, 23.56, 23.54, 23.52, 23.46, 23.43, 23.65, 23.51, 23.95, 23.73, 23.59, 23.58, 23.33, 23.48, 23.44, 23.66, 23.48, 23.3, 23.48, 23.5, 23.34, 23.5, 23.61, 23.47, 23.48, 23.56, 23.64, 23.5, 23.77, 23.74, 23.44, 23.4, 23.6, 23.24, 23.47, 23.65, 23.64, 23.61, 23.65, 23.6, 23.38, 23.69, 23.48, 23.68, 23.67, 23.65, 23.78, 23.4, 23.53, 23.66, 23.52, 23.56, 23.58, 23.53, 23.37, 23.5, 23.71], "yaxis": "y"}, {"customdata": [["Green Peas"], ["Green Peas"], ["Green Peas"], ["Green Peas"], ["Green Peas"], ["Green Peas"], ["Green Peas"], ["Green Peas"], ["Green Peas"], ["Green Peas"], ["Green Peas"], ["Green Peas"], ["Green Peas"], ["Green Peas"], ["Green Peas"], ["Green Peas"], ["Green Peas"], ["Green Peas"], ["Green Peas"], ["Green Peas"], ["Green Peas"], ["Green Peas"], ["Green Peas"], ["Green Peas"], ["Green Peas"], ["Green Peas"], ["Green Peas"], ["Green Peas"], ["Green Peas"], ["Green Peas"], ["Green Peas"], ["Green Peas"], ["Green Peas"], ["Green Peas"], ["Green Peas"], ["Green Peas"], ["Green Peas"], ["Green Peas"], ["Green Peas"], ["Green Peas"], ["Green Peas"], ["Green Peas"], ["Green Peas"], ["Green Peas"], ["Green Peas"], ["Green Peas"], ["Green Peas"], ["Green Peas"], ["Green Peas"], ["Green Peas"], ["Green Peas"], ["Green Peas"], ["Green Peas"], ["Green Peas"], ["Green Peas"], ["Green Peas"], ["Green Peas"], ["Green Peas"], ["Green Peas"], ["Green Peas"], ["Green Peas"], ["Green Peas"], ["Green Peas"], ["Green Peas"], ["Green Peas"], ["Green Peas"], ["Green Peas"], ["Green Peas"], ["Green Peas"], ["Green Peas"], ["Green Peas"], ["Green Peas"], ["Green Peas"], ["Green Peas"], ["Green Peas"], ["Green Peas"], ["Green Peas"], ["Green Peas"], ["Green Peas"], ["Green Peas"], ["Green Peas"], ["Green Peas"], ["Green Peas"], ["Green Peas"], ["Green Peas"], ["Green Peas"], ["Green Peas"], ["Green Peas"], ["Green Peas"], ["Green Peas"], ["Green Peas"], ["Green Peas"], ["Green Peas"], ["Green Peas"], ["Green Peas"], ["Green Peas"], ["Green Peas"], ["Green Peas"], ["Green Peas"], ["Green Peas"]], "hovertemplate": "Name=%{customdata[0]}<br>pH Value=%{x}<br>Yield=%{y}<extra></extra>", "legendgroup": "Green Peas", "marker": {"color": "#FECB52", "symbol": "circle"}, "mode": "markers", "name": "Green Peas", "orientation": "v", "showlegend": true, "type": "scatter", "x": [6.322, 6.129, 5.977, 6.684, 6.695, 6.145, 6.261, 6.24, 6.686, 6.27, 6.044, 6.076, 6.129, 6.634, 6.136, 6.016, 6.138, 6.012, 6.259, 6.162, 6.554, 5.672, 6.445, 6.476, 6.546, 6.114, 6.249, 5.848, 6.316, 5.641, 6.568, 6.451, 5.58, 6.104, 6.323, 5.852, 5.974, 6.111, 6.351, 6.466, 6.491, 6.316, 6.646, 5.995, 6.121, 6.34, 6.291, 6.384, 6.104, 6.44, 6.299, 6.556, 6.303, 6.784, 6.863, 5.772, 6.149, 6.106, 6.211, 6.184, 5.841, 6.02, 6.282, 6.238, 5.834, 6.519, 6.153, 6.25, 6.618, 6.376, 6.168, 6.003, 6.201, 6.288, 6.085, 6.411, 5.93, 6.038, 6.431, 6.158, 5.997, 6.723, 5.992, 5.937, 6.481, 6.095, 6.626, 6.185, 6.221, 6.275, 6.415, 6.193, 6.101, 6.416, 6.026, 6.407, 6.355, 6.22, 5.963, 6.198], "xaxis": "x", "y": [4.962, 5.17, 5.541, 5.11, 5.108, 4.873, 4.833, 5.127, 4.922, 5.099, 5.059, 4.977, 4.842, 5.06, 4.973, 5.003, 4.878, 5.103, 4.963, 4.958, 5.054, 4.901, 4.885, 5.001, 5.123, 5.073, 5.097, 5.042, 4.907, 5.291, 5.2, 4.817, 5.274, 5.258, 5.302, 5.198, 5.106, 5.295, 4.889, 5.125, 5.237, 5.153, 4.931, 4.766, 5.015, 4.89, 5.046, 5.137, 4.793, 5.046, 4.823, 4.995, 4.695, 5.195, 5.085, 4.868, 4.994, 4.96, 4.895, 5.016, 5.334, 5.287, 5.285, 4.918, 5.134, 4.829, 5.162, 5.267, 4.648, 4.734, 4.987, 5.064, 5.209, 5.408, 4.926, 5.064, 4.791, 5.117, 5.215, 5.182, 5.26, 4.946, 4.829, 4.929, 5.089, 5.166, 5.303, 5.035, 5.181, 5.027, 4.878, 5.159, 5.088, 5.146, 4.907, 4.743, 4.758, 4.96, 4.995, 5.125], "yaxis": "y"}], "layout": {"legend": {"title": {"text": "Name"}, "tracegroupgap": 0}, "title": {"text": "Yield vs Continuous pH Values per Vegetable"}, "xaxis": {"anchor": "y", "domain": [0, 1], "title": {"text": "pH Value"}}, "yaxis": {"anchor": "x", "domain": [0, 1], "title": {"text": "Yield"}}}}
